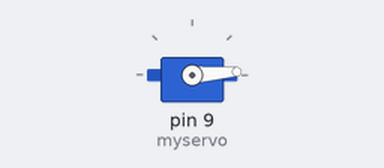
Recording of a sketch running on a simulated Arduino Uno, built with avr-gcc and run on an emulated ATmega328P. Shown: servo.

Above: at 0.05 s.
At 1.3 s:
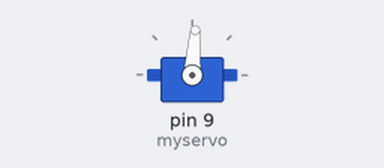
At 2.6 s:
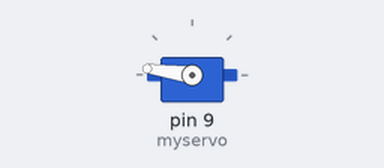
At 5.15 s:
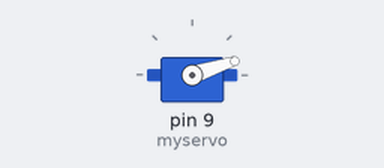
Timing chart, 0 to 7.1 s (numbered marks = the images above):
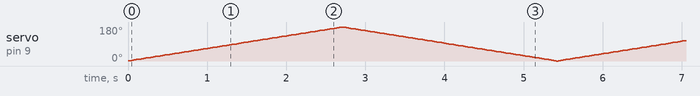

The sketch:

UNO_R3_Servo.ino
```cpp
#include <Servo.h>

Servo myservo;

int val=0;
int step = -1;
void setup() {
  myservo.attach(9);
}

void loop() {
  if (val==180||val==0) {
    step = -(step);
  }
  val += step;
  myservo.write(val);
  delay(15);
}
```
